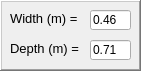
      <widget class="QFrame" name="BeamsSection">
       <property name="geometry">
        <rect>
         <x>290</x>
         <y>40</y>
         <width>141</width>
         <height>71</height>
        </rect>
       </property>
       <property name="frameShape">
        <enum>QFrame::WinPanel</enum>
       </property>
       <property name="frameShadow">
        <enum>QFrame::Raised</enum>
       </property>
       <widget class="QLabel" name="label_21">
        <property name="geometry">
         <rect>
          <x>10</x>
          <y>10</y>
          <width>71</width>
          <height>16</height>
         </rect>
        </property>
        <property name="font">
         <font>
          <family>Arial</family>
          <pointsize>10</pointsize>
          <weight>50</weight>
          <italic>false</italic>
          <bold>false</bold>
         </font>
        </property>
        <property name="text">
         <string>Width (m) =</string>
        </property>
       </widget>
       <widget class="QLineEdit" name="BBeam">
        <property name="geometry">
         <rect>
          <x>90</x>
          <y>10</y>
          <width>41</width>
          <height>20</height>
         </rect>
        </property>
        <property name="text">
         <string>0.46</string>
        </property>
        <property name="placeholderText">
         <string>0.4</string>
        </property>
       </widget>
       <widget class="QLabel" name="label_24">
        <property name="geometry">
         <rect>
          <x>10</x>
          <y>40</y>
          <width>71</width>
          <height>16</height>
         </rect>
        </property>
        <property name="font">
         <font>
          <family>Arial</family>
          <pointsize>10</pointsize>
          <weight>50</weight>
          <italic>false</italic>
          <bold>false</bold>
         </font>
        </property>
        <property name="text">
         <string>Depth (m) =</string>
        </property>
       </widget>
       <widget class="QLineEdit" name="HBeam">
        <property name="geometry">
         <rect>
          <x>90</x>
          <y>40</y>
          <width>41</width>
          <height>20</height>
         </rect>
        </property>
        <property name="text">
         <string>0.71</string>
        </property>
        <property name="placeholderText">
         <string>0.5</string>
        </property>
        <property name="clearButtonEnabled">
         <bool>false</bool>
        </property>
       </widget>
      </widget>
